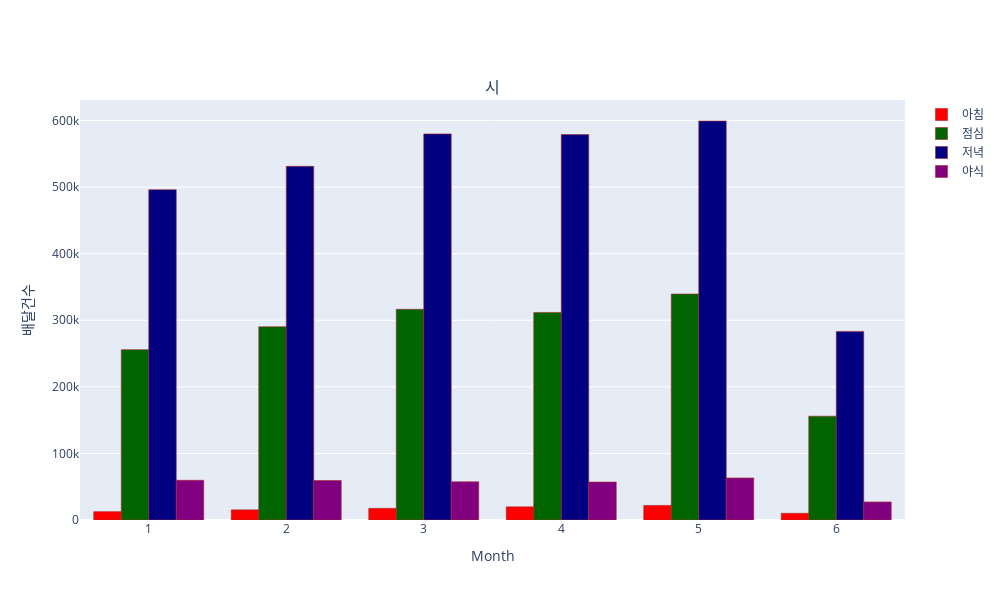

The notebook cell saved with this chart:
### Code cell
# 오전 배달 추이 그래프
ax3 = go.Bar(x=del_am["month"],
            y=del_am["count"],
            name="아침",
            marker_color="red",
            marker_line_color="brown",
            marker_line_width=0.6,
            )

# 점심 배달 추이 그래프
ax4 = go.Bar(x=del_lunch["month"],
            y=del_lunch["count"],
            name="점심",
            marker_color="darkgreen",
            marker_line_color="brown",
            marker_line_width=0.6,
            )

# 저녁 배달 추이 그래프
ax5 = go.Bar(x=del_dinner["month"],
            y=del_dinner["count"],
            name="저녁",
            marker_color="navy",
            marker_line_color="brown",
            marker_line_width=0.6,
            )

# 야식 배달 추이 그래프
ax6 = go.Bar(x=del_night["month"],
            y=del_night["count"],
            name="야식",
            marker_color="purple",
            marker_line_color="brown",
            marker_line_width=0.6,
            )

# subplot으로 한번에 그려주기
fig = tools.make_subplots(rows=1, cols=1, subplot_titles="시간대별 배달건수의 월별 변화량")
fig.append_trace(ax3, 1, 1)
fig.append_trace(ax4, 1, 1)
fig.append_trace(ax5, 1, 1)
fig.append_trace(ax6, 1, 1)

# 설명 추가
fig.update_xaxes(title_text="Month", row=1, col=1)
fig.update_yaxes(title_text="배달건수", row=1, col=1)

fig['layout'].update(height=600, width=1000)

plotly.offline.iplot(fig)

### Figure 1 — Plotly figure (JSON) as saved in the notebook; plotly's stock layout.template omitted (floating-point values rounded to 4 significant figures)
{"data": [{"marker": {"color": "red", "line": {"color": "brown", "width": 0.6}}, "name": "아침", "type": "bar", "x": [1, 2, 3, 4, 5, 6], "xaxis": "x", "y": [12511, 15273, 17522, 19791, 21885, 10111], "yaxis": "y"}, {"marker": {"color": "darkgreen", "line": {"color": "brown", "width": 0.6}}, "name": "점심", "type": "bar", "x": [1, 2, 3, 4, 5, 6], "xaxis": "x", "y": [255829, 290197, 316443, 311729, 339387, 155911], "yaxis": "y"}, {"marker": {"color": "navy", "line": {"color": "brown", "width": 0.6}}, "name": "저녁", "type": "bar", "x": [1, 2, 3, 4, 5, 6], "xaxis": "x", "y": [496080, 531127, 579852, 578799, 599194, 283244], "yaxis": "y"}, {"marker": {"color": "purple", "line": {"color": "brown", "width": 0.6}}, "name": "야식", "type": "bar", "x": [1, 2, 3, 4, 5, 6], "xaxis": "x", "y": [59638, 59264, 57314, 56990, 63127, 27106], "yaxis": "y"}], "layout": {"annotations": [{"font": {"size": 16}, "showarrow": false, "text": "시", "x": 0.5, "xanchor": "center", "xref": "paper", "y": 1, "yanchor": "bottom", "yref": "paper"}], "height": 600, "width": 1000, "xaxis": {"anchor": "y", "domain": [0, 1], "title": {"text": "Month"}}, "yaxis": {"anchor": "x", "domain": [0, 1], "title": {"text": "배달건수"}}}}
